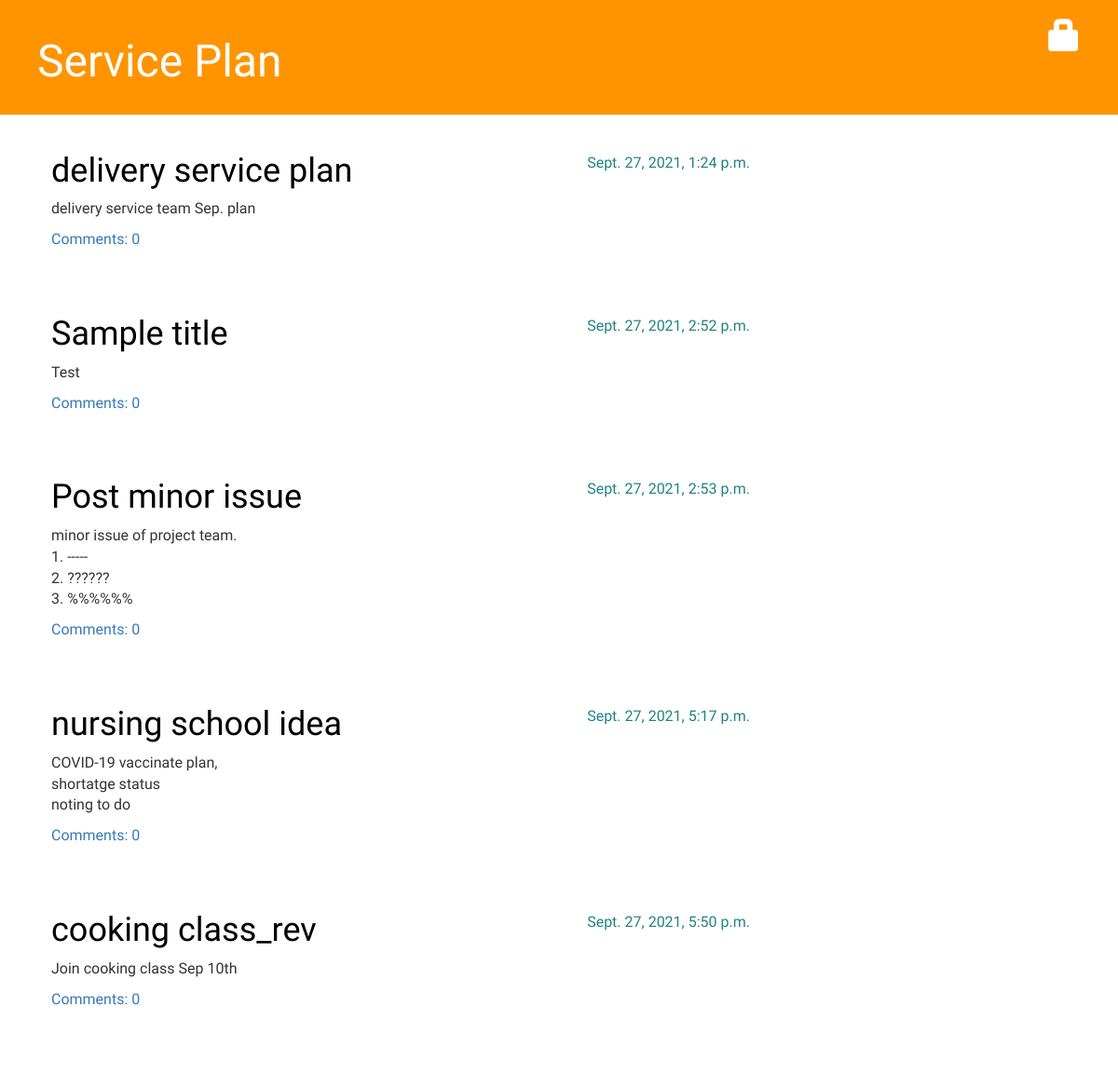
The app's page /, older data.
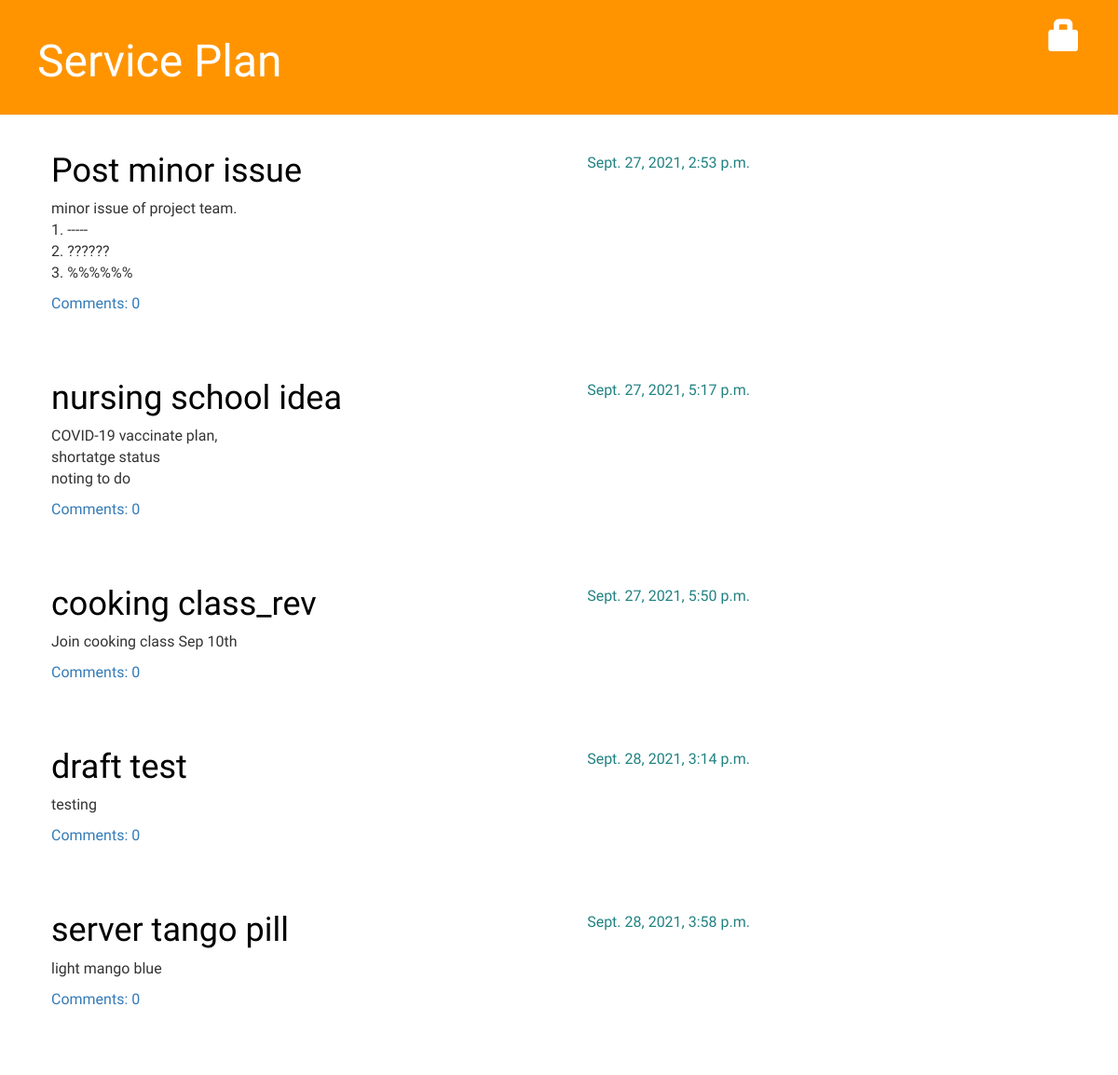
The same page, newer data.
### blog/models.py (models this page shows, shortened)
class Post(models.Model):
    author = models.ForeignKey('auth.User', on_delete=models.CASCADE)
    title = models.CharField(max_length=200)
    text = models.TextField()
    create_date = models.DateTimeField(default=timezone.now)
    published_date = models.DateTimeField(blank=True, null=True)
    def approved_comments(self):
        return self.comments.filter(approved_comment=True)

### blog/views.py (the view)
# urls.py: path('', views.post_list, name='post_list'),
def post_list(request):
    posts = Post.objects.filter(published_date__lte=timezone.now()).order_by('published_date')
    return render(request, 'blog/post_list.html', {'posts': posts})

### blog/templates/blog/post_list.html (shortened to what this page needs)
{% extends 'blog/base.html' %}
{% load static %}
{% block content %}
    {% for post in posts %}
        <div class="post">
            <div class="date">
                {{ post.published_date }}
            </div>
            <h1><a href="{% url 'post_detail' pk=post.pk %}">{{ post.title }}</a></h1>
            <p>{{ post.text|linebreaks }}</p>
            <a href="{% url 'post_detail' pk=post.pk %}">Comments: {{ post.approved_comments.count }}</a>
        </div>
    {% endfor %}
{% endblock content %}

### blog/templates/blog/base.html (shortened to what this page needs)
{% load static %}
<html>
<head>
    <link rel="stylesheet" href="//maxcdn.bootstrapcdn.com/bootstrap/3.2.0/css/bootstrap.min.css">
    <link rel="stylesheet" href="//maxcdn.bootstrapcdn.com/bootstrap/3.2.0/css/bootstrap-theme.min.css">
    <link rel="stylesheet" href='/static/css/blog.css?{% now "U" %}'>
</head>
<body>
    <div class="page-header">
        {% if user.is_authenticated %}
            <a href="{% url 'post_new' %}" class="top-menu"><span class="glyphicon glyphicon-plus"></span></a>
            <a href="{% url 'post_draft_list' %}" class="top-menu"><span class="glyphicon glyphicon-edit"></span></a>
            <p class="top-menu">Hello {{ user.username }} <small>(<a href="{% url 'logout' %}">Log out</a>)</small></p>
        {% else %}
            <a href="{% url 'login' %}" class="top-menu"><span class="glyphicon glyphicon-lock"></span></a>
        {% endif %}
        <h1><a href="/">Service Plan</a></h1>
    </div>
    <div class="content container">
        <div class="row">
            <div class="col-md-8">
            {% block content %}
            {% endblock %}
            </div>
        </div>
    </div>
</body>
</html>

### blog/static/css/blog.css (style rules this page uses)
.page-header { background-color: #ff9400; margin-top: 0; padding: 20px 20px 20px 40px; }
.page-header h1, .page-header h1 a, .page-header h1 a:visited, .page-header h1 a:active { color: #ffffff; font-size: 36pt; text-decoration: none; }
.content { margin-left: 40px; }
h1, h2, h3, h4 { font-family: 'Oswald', sans-serif; }
.date { float: right; color: #228282; }
.top-menu, .top-menu:hover, .top-menu:visited { color: #ffffff; float: right; font-size: 26pt; margin-right: 20px; }
.post { font-family: 'Oswald', sans-serif; font-size: 12pt; margin-bottom: 70px; }
.post h1 a, .post h1 a:visited { color: #000000; }

Row changes from the older to the newer data that the page shows:
removed Post: published_date "Sept. 27, 2021, 1:24 p.m.", title "delivery service plan", text "delivery service team Sep. plan", approved_comments.count "0"
removed Post: published_date "Sept. 27, 2021, 2:52 p.m.", title "Sample title", text "Test", approved_comments.count "0"
added Post: published_date "Sept. 28, 2021, 3:14 p.m.", title "draft test", text "testing", approved_comments.count "0"
added Post: published_date "Sept. 28, 2021, 3:58 p.m.", title "server tango pill", text "light mango blue", approved_comments.count "0"
